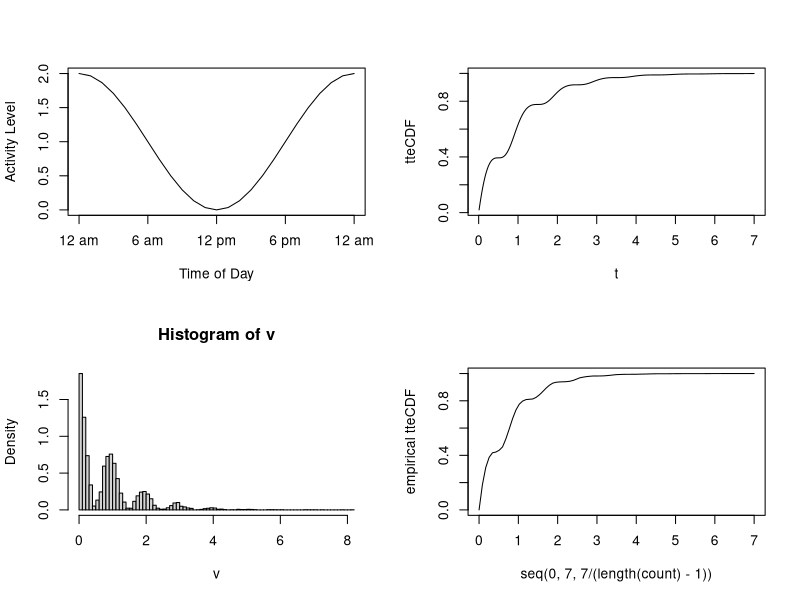
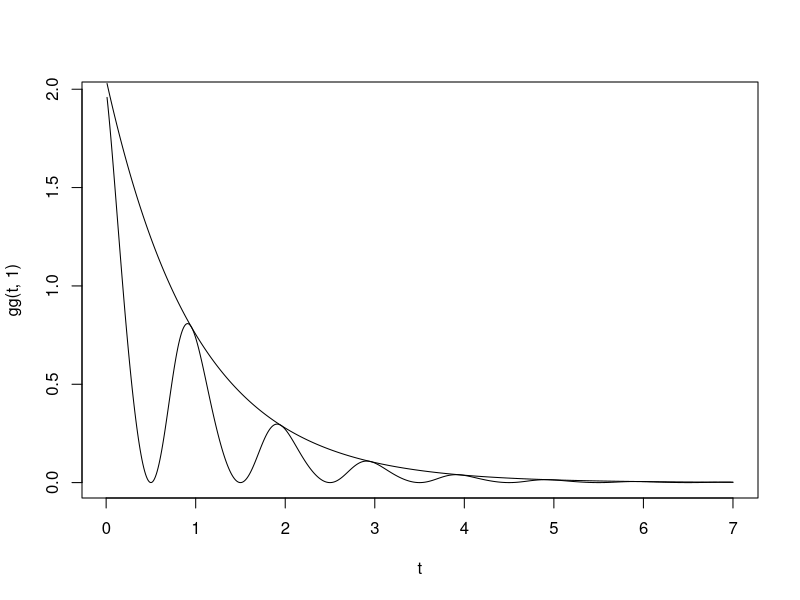
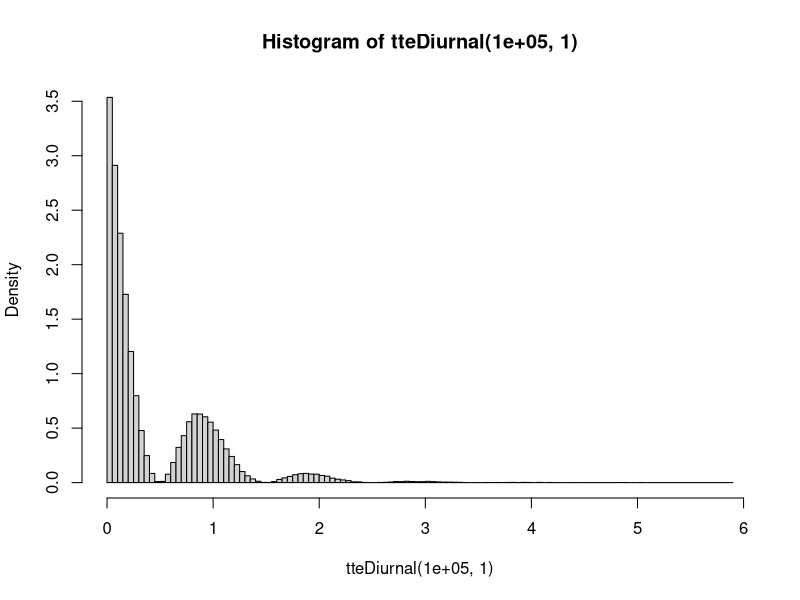

These figures' R source, in order:

################# First Method - CDF Inversion Using Newton's Method ###################
#################         More Accurate, Less Efficient              ###################

par(mfrow=c(2,2))

ff = function(t, peak=0,amp=1){
  amp*(1+cos(2*pi*(t-peak)))
}

ttt = seq(0,1,1/24)

plot(ttt*24, ff(ttt), type = 'l', ylab = "Activity Level", xlab = "Time of Day", xaxt = "n") 
axis(1, c(0:4)*6, c("12 am", "6 am", "12 pm", "6 pm", "12 am"))

gg = function(t,lam){
  lam*(1+cos(2*pi*t))*exp(-lam*(t+sin(2*pi*t)/(2*pi)))
}

hh = function(t,lam){
  1-exp(-lam*(t+sin(2*pi*t)/(2*pi)))
}

t = 1:700/100
plot(t,hh(t,1),type="l",ylab = "tteCDF")

newton = function(f,J,x0,tol) {
  #standard newton's method, compute f and Jacobian as functions
  while (norm(f(x0),'2') > tol) {
    x0 = x0 - qr.solve(J(x0),f(x0))
  }
  return(x0)
}

tteDiurnal = function(N,lam){
  v = rep(0,N)
  u = rexp(N,lam)
  for(i in 1:N){
    f = function(t,s=u[i]){
      1.1*t+sin(2*pi*t)/(2*pi)-s
    }
    fp = function(t){
      1.1+cos(2*pi*t)
    }
    v[i] = newton(f,fp,u[i],10^-2)
  }
  return(v)
}

v = tteDiurnal(10000,1)

count = c(0,hist(v,freq=F,breaks=100)$count)
plot(seq(0,7,7/(length(count)-1)),cumsum(count)/sum(count),type="l",ylab="empirical tteCDF",ylim=c(0,1))


##################### Second Method - Rejection Method #####################
#####################   Less Accurate, More Efficient  ##################### 

par(mfrow=c(1,1))

## need to define pdf f1, dominating pdf f2, and constant ST c*f2 > f1
## the smaller the constant, the more efficient the method

## f1
gg = function(t,lam){
  lam*(1+cos(2*pi*t))*exp(-lam*(t+sin(2*pi*t)/(2*pi)))
}

## f2
GG = function(t,lam){
  lam*exp(-lam*t)
}

## to find minimum c to optimize efficiency, need to solve
## f1 <= c*f2 for minimal value of c; in this case,
## this becomes the maximum value of the function
## 1+cos(2*pi*t)-2*pi*sin(2*pi*t)-sin^2(2*pi*t)

g = function(t,lam){
  (1+cos(2*pi*t))*exp(-lam*sin(2*pi*t)/(2*pi))
}

gp = function(t){
 cos(2*pi*t)+1+2*pi*sin(2*pi*t)-sin(2*pi*t)^2
}

gpp = function(t){
  2*pi*(-sin(2*pi*t)+2*pi*cos(2*pi*t)+2*sin(2*pi*t)*cos(2*pi*t))
}

xval = newton(gp,gpp,2,10^-4)
lam = 1
c = g(xval,lam)

## plotting to show dominance with constant c = 2.0495
plot(t,gg(t,1),type="l")
lines(t,c*GG(t,1))

tteDiurnal = function(N,lam){
  v = rep(0,N)
  for(i in 1:N){
    c = 2.0495
    vtemp = 0
    tt = 2
    u = 1
    while(tt*u > 1){
      v[i] = rexp(1,2*lam)
      tt = c*GG(v[i],lam)/gg(v[i],lam)
      u = runif(1)
    }
  }
  return(v)
}

hist(tteDiurnal(100000,1),freq=F,breaks=100)
